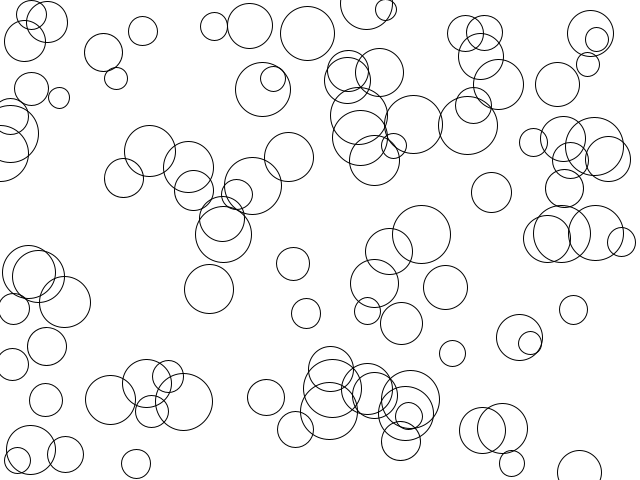
Frame 1 (no input)
Frame 60 (the mouse pressed at the canvas centre just before this capture): identical to frame 1, image omitted
Frame 120 (the mouse held since frame 60 and released just before this capture): identical to frame 1, image omitted

The Processing sketch that drew this single still picture (run headless with seeded random() and noise(); from frame 60 on, the mouse is pressed at the canvas centre):

// Processing sketch: S3_Process_06
// ── S3_Process_06.pde
/* 
 
   Structure 3 (work in progress) 
   
   A surface filled with one hundred medium to small sized circles. 
   Each circle has a different size and direction, but moves at the same slow rate. 
   Display: 
   A. The instantaneous intersections of the circles 
   B. The aggregate intersections of the circles 
 
   Restored by Casey Reas <http://reas.com> 
   22 June 2016 
   Processing v.3.1.1 <http://processing.org> 
  
   Implemented by Casey Reas <http://groupc.net> 
   Processing v.68 <http://processing.org> 
 
*/ 
 
int numCircle = 100; 
Circle[] circles = new Circle[numCircle]; 
 
void setup() 
{ 
  size(640, 480); 
  frameRate(30); 
  for(int i=0; i<numCircle; i++) { 
    circles[i] = new Circle(random(width), random(height), random(2, 6)*10); 
  } 
  //ellipseMode(CENTER_DIAMETER); 
  background(255); 
} 
 
 
void draw() 
{ 
  background(255);
  stroke(0, 10); 
  for(int i=0; i<numCircle; i++) { 
    circles[i].update(); 
  } 
} 
 
 
class Circle { 
 
  float x, y, r; 
 
  Circle( float px, float py, float pr) { 
    x = px; 
    y = py; 
    r = pr; 
  } 
  
  void update() { 
    noFill(); 
    stroke(0); 
    ellipse(x, y, r, r); 
  } 
} 
